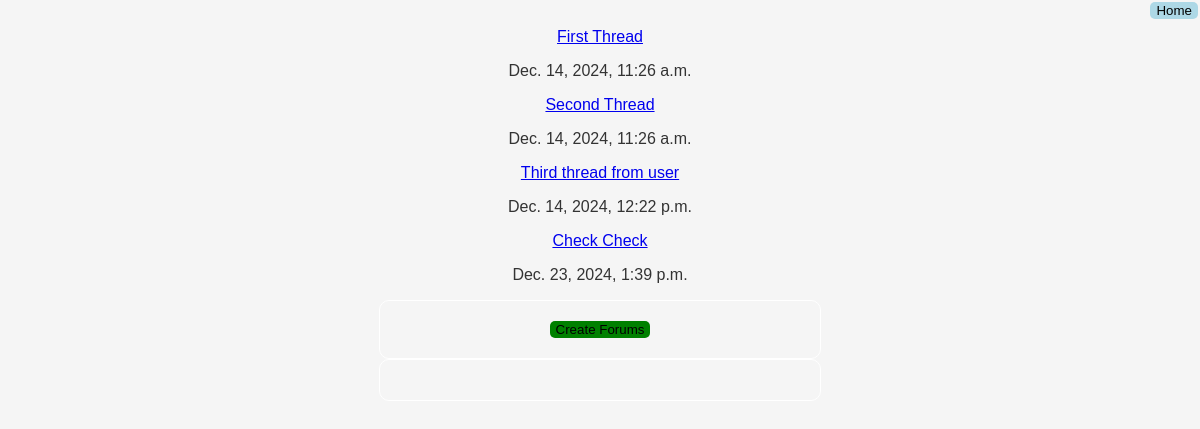
The page /threads/ on the database its author committed.
### classapp/models.py (models this page shows, shortened)
class Thread(models.Model):
    title = models.CharField(max_length=200)
    created_at = models.DateTimeField(auto_now_add=True)
    def get_absolute_url(self):
        return reverse("thread_detail", kwargs={"pk": self.pk})

### classapp/views.py (the view)
# urls.py: path('threads/', ThreadListView.as_view(), name='thread_list'),     	                # URL for listing all threads
class ThreadListView(ListView):
    model = Thread

### classapp/templates/classapp/thread_list.html
{% extends 'base.html' %}
{% block content %}
  {% for thread in object_list %}
    <div class="thread">
      <a href="{{ thread.get_absolute_url }}">{{ thread.title }}</a>
      <p>{{ thread.created_at }}</p>
    </div>
  {% endfor %}
  <form action="{% url 'create_thread' %}" method="get">
    <button type="submit" class="btn"> Create Forums </button>
  </form>
  <form action="{% url 'home' %}" method="get">
    <button type="submit" class="btn1"> Home </button>
  </form>
{% endblock %}

### classapp/templates/base.html (shortened to what this page needs)
{% load static %}
<html lang="en">
<head>
  <link rel="stylesheet" href="{% static 'styles/styles.css' %}">
</head>
<body>
  {% block content %}{% endblock %}
</body>
</html>

### classapp/static/styles/styles.css (style rules this page uses)
body { font-family: Arial, Helvetica, sans-serif; background-color: whitesmoke; color: #333; text-align: center; padding: 20px; }
button { background-color: green; color: black; border-radius: 5px; transition-duration: 0.4s; border: none; cursor: pointer; }
.btn1 { background-color: lightblue; color: black; position: fixed; right: 2; top: 2; }
form { max-width: 400px; margin: auto; border: 1px solid #fff; border-radius: 10px; box-shadow: 0 4p 8px rgba(0, 0, 0, 1); padding: 20px; }

### rows shown on the page
Thread: title "First Thread", created_at "Dec. 14, 2024, 11:26 a.m."
Thread: title "Second Thread", created_at "Dec. 14, 2024, 11:26 a.m."
Thread: title "Third thread from user", created_at "Dec. 14, 2024, 12:22 p.m."
Thread: title "Check Check", created_at "Dec. 23, 2024, 1:39 p.m."
